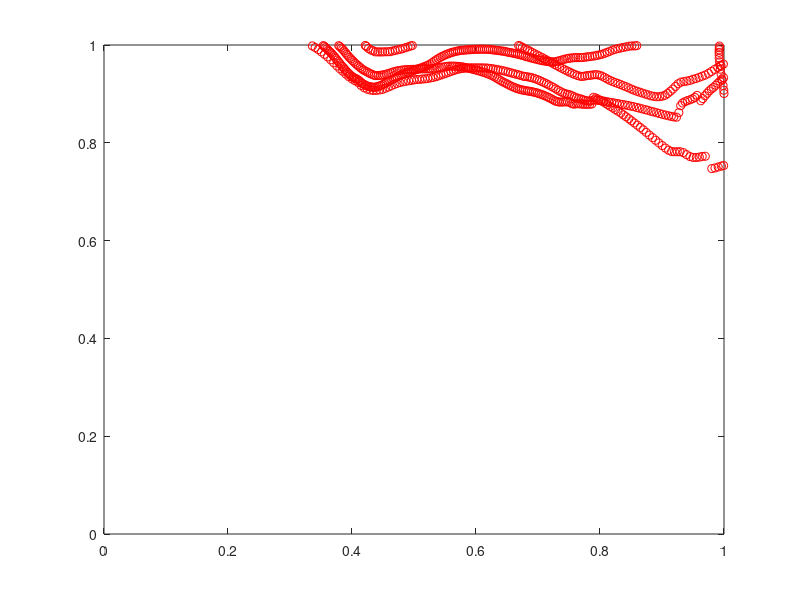

Here is the MATLAB script that generated this plot: (Note: this script raises an error after producing the figure.)
clear
clc


load("CameraPoints.mat")

numCameras = 20;
numPoints = 8000;
Ws = zeros(3*numCameras,numPoints);
IdMat = zeros(numCameras,numPoints);

for i = 1:numPoints
    for j = 1:numCameras
        Ws(j*3-2,i) = Cameras(j).CameraXpoints(i)*1024;
        Ws(j*3-1,i) = Cameras(j).CameraYpoints(i)*1280;
        if isnan(Cameras(j).CameraXpoints(i)) || isnan(Cameras(j).CameraYpoints(i))
            Ws(j*3,i) = nan;
            IdMat(j,i) = 0;
        else
            Ws(j*3,i) = 1;
            IdMat(j,i) = 1;
        end

    end
end

for i = 1:numPoints
    goodPoints(i) = sum(IdMat(:,i)) == 5 || sum(IdMat(:,i)) == 6 || sum(IdMat(:,i)) == 7;
end

%%
j = 18;
plot(Cameras(j).CameraXpoints,Cameras(j).CameraYpoints,'ro')
axis([0 1 0 1])

%%
% goodPoints = (sum(IdMat) == 5) + (sum(IdMat) == 6);% + (sum(IdMat) == 7) + (sum(IdMat) == 4);
Ws = Ws(:,goodPoints);
IdMat = IdMat(:,goodPoints);

%% Check all Cameras have points, chack each pair has 8 points
sum(~isnan(Ws(54,:)))


%%
save('TestData/CameraPointsWS.mat','Ws')
save('TestData/points','Ws')
save('TestData/IdMat','IdMat')